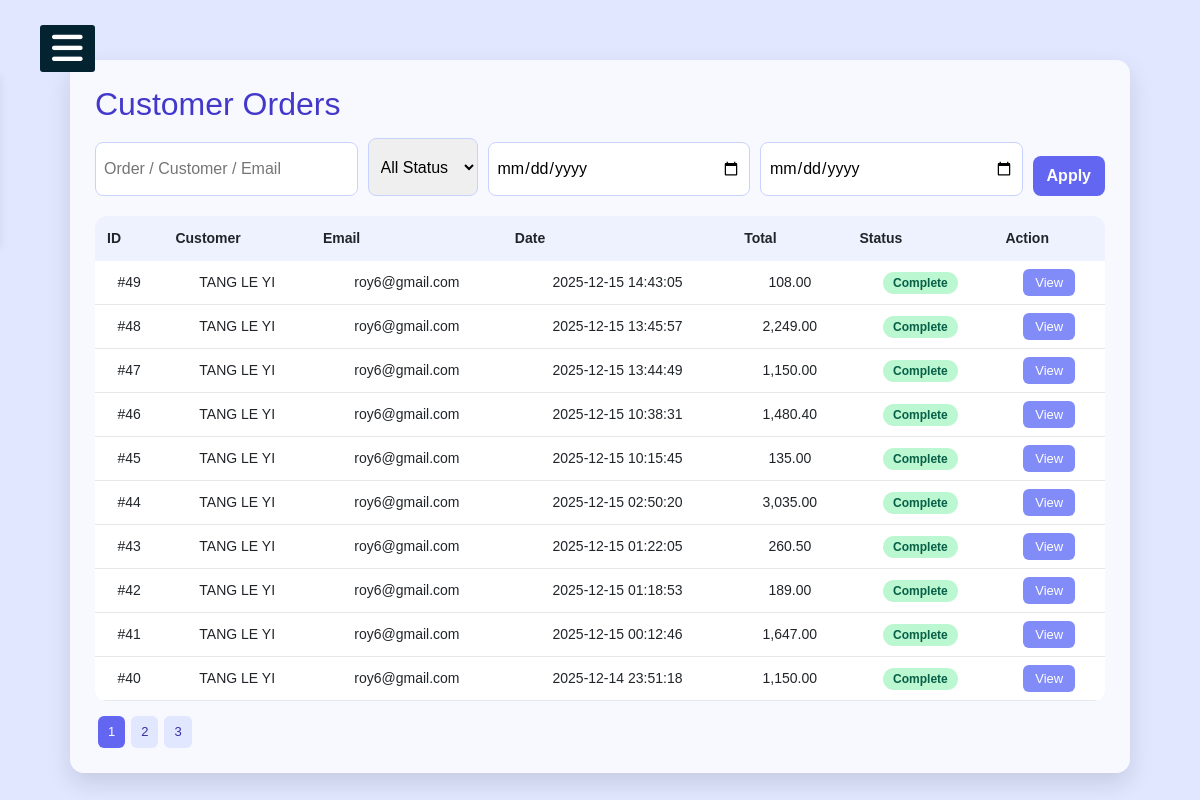
The page /admin/order_list.php (signed in) on the database its author committed.
### tables this page shows
CREATE TABLE `orders` (
  `orderID` int(11) NOT NULL,
  `userID` int(11) NOT NULL,
  `orderDate` datetime NOT NULL,
  `totalAmount` decimal(10,2) NOT NULL,
  `status` varchar(50) DEFAULT 'Pending'
);

CREATE TABLE `user` (
  `userID` int(10) NOT NULL,
  `fname` varchar(100) NOT NULL,
  `lname` varchar(100) NOT NULL,
  `email` varchar(100) NOT NULL,
  `phoneNo` varchar(50) NOT NULL,
  `userPhoto` varchar(100) NOT NULL,
  `password` varchar(255) NOT NULL,
  `reset_code` varchar(6) DEFAULT NULL,
  `reset_expiry` datetime DEFAULT NULL
);

### admin/order_list.php (the view, shortened to what this page needs)
<?php
require '../_base.php';
include 'admin_head.php';
$search = $_GET['search'] ?? '';
$status = $_GET['status'] ?? '';
$from   = $_GET['from'] ?? '';
$to     = $_GET['to'] ?? '';
$page   = max(1, intval($_GET['page'] ?? 1));
$limit  = 10;
$offset = ($page - 1) * $limit;
$where  = [];
$params = [];
$whereSQL = $where ? 'WHERE ' . implode(' AND ', $where) : '';
$countSQL = "
SELECT COUNT(*)
FROM orders o
JOIN user u ON o.userID = u.userID
$whereSQL
";
$stmt = $_db->prepare($countSQL);
$stmt->execute($params);
$totalRows = $stmt->fetchColumn();
$totalPages = ceil($totalRows / $limit);
$sql = "
SELECT o.orderID, o.orderDate, o.totalAmount, o.status,
       u.fname, u.lname, u.email
FROM orders o
JOIN user u ON o.userID = u.userID
$whereSQL
ORDER BY o.orderDate DESC
LIMIT $limit OFFSET $offset
";
$stmt = $_db->prepare($sql);
$stmt->execute($params);
$orders = $stmt->fetchAll(PDO::FETCH_OBJ);
?>
<!DOCTYPE html>
<html>
<head>
</head>
<body>
    <section>
<div class="page-wrap">
<div class="order-card">
<h2>Customer Orders</h2>
<form class="filter-box" method="get">
    <input type="text" name="search" placeholder="Order / Customer / Email" value="<?= htmlspecialchars($search) ?>">
    <select name="status">
        <option value="">All Status</option>
    </select>
    <input type="date" name="from" value="<?= $from ?>">
    <input type="date" name="to" value="<?= $to ?>">
    <button>Apply</button>
</form>
<table class="order-table">
<thead>
<tr>
    <th>ID</th>
    <th>Customer</th>
    <th>Email</th>
    <th>Date</th>
    <th>Total</th>
    <th>Status</th>
    <th>Action</th>
</tr>
</thead>
<tbody>
<?php foreach ($orders as $o): ?>
<tr>
    <td data-label="Order ID">#<?= $o->orderID ?></td>
    <td data-label="Customer"><?= $o->fname ?> <?= $o->lname ?></td>
    <td data-label="Email"><?= $o->email ?></td>
    <td data-label="Date"><?= $o->orderDate ?></td>
    <td data-label="Total"><?= number_format($o->totalAmount,2) ?></td>
    <td data-label="Status">
        <span class="status <?= strtolower($o->status) ?>">
            <?= $o->status ?>
        </span>
    </td>
    <td data-label="Action">
        <a class="view-btn" href="order_detail.php?id=<?= $o->orderID ?>">View</a>
    </td>
</tr>
<?php endforeach; ?>
    </tbody>
        </table>
            <div class="pagination">
            <?php for ($i=1; $i<=$totalPages; $i++): ?>
                <a class="<?= $i==$page ? 'active':'' ?>"
                href="?page=<?= $i ?>&search=<?= urlencode($search) ?>&status=<?= $status ?>&from=<?= $from ?>&to=<?= $to ?>">
                <?= $i ?>
            </a>
            <?php endfor; ?>
            </div>
</div>
</div>
</section>
</body>
</html>

### css/admin.css (style rules this page uses)
body { font-family: 'Roboto', sans-serif; background: linear-gradient(#e0e7ff, #e0e7ff); }
* { margin: 0; padding: 0; list-style: none; text-decoration: none; }
button { padding: 12px 23px; border: none; background: #693b9f; color: #fff; border-radius: 6px; cursor: pointer; font-weight: 600; transition: 0.2s; }
input { width: 100%; padding: 8px; margin-top: 4px; border-radius: 4px; border: 1px solid #ccc; }
button { margin-top: 18px; padding: 12px; background: #7b2ff7; color: #fff; border: none; border-radius: 5px; cursor: pointer; }

### admin/order_list.php (style rules this page uses)
body { font-family: Arial, sans-serif; min-height: 100vh; margin: 0; }
.page-wrap { max-width: 1100px; margin: 40px auto; padding: 20px; }
.order-card { background: rgba(255, 255, 255, 0.75); backdrop-filter: blur(8px); border-radius: 14px; padding: 25px; box-shadow: 0 10px 25px rgba(0,0,0,.12); }
h2 { margin-bottom: 15px; color: #4338ca; }
.filter-box { display:flex; gap:10px; margin-bottom:20px }
.filter-box input,.filter-box select { padding:8px; border-radius:8px; border:1px solid #c7d2fe }
.filter-box button { background:#6366f1; color:#fff; border:none; padding:8px 14px; border-radius:8px }
.order-table { width: 100%; border-collapse: collapse; background: #fff; border-radius: 12px; overflow: hidden; }
.order-table th { background: #eef2ff; padding: 12px; font-size: 14px; }
.order-table td { padding: 11px; font-size: 14px; border-bottom: 1px solid #e5e7eb; text-align: center; }
.status { padding: 4px 10px; border-radius: 12px; font-size: 12px; font-weight: bold; }
.status.complete { background: #bbf7d0; color: #065f46; }
.view-btn { padding: 6px 12px; background: #818cf8; color: white; border-radius: 6px; text-decoration: none; font-size: 13px; }
.pagination { margin-top: 15px; text-align: center; }
.pagination a { display: inline-block; padding: 6px 10px; margin: 0 3px; background: #e0e7ff; color: #3730a3; border-radius: 6px; text-decoration: none; font-size: 13px; }
.pagination a.active { background: #6366f1; color: white; }

### rows shown on the page
orders: orderID "49", userID.fname "TANG", userID.lname "LE YI", userID.email "roy6@gmail.com", orderDate "2025-12-15 14:43:05", totalAmount "108.00", status "Complete"
orders: orderID "48", userID.fname "TANG", userID.lname "LE YI", userID.email "roy6@gmail.com", orderDate "2025-12-15 13:45:57", totalAmount "2,249.00", status "Complete"
orders: orderID "47", userID.fname "TANG", userID.lname "LE YI", userID.email "roy6@gmail.com", orderDate "2025-12-15 13:44:49", totalAmount "1,150.00", status "Complete"
orders: orderID "46", userID.fname "TANG", userID.lname "LE YI", userID.email "roy6@gmail.com", orderDate "2025-12-15 10:38:31", totalAmount "1,480.40", status "Complete"
orders: orderID "45", userID.fname "TANG", userID.lname "LE YI", userID.email "roy6@gmail.com", orderDate "2025-12-15 10:15:45", totalAmount "135.00", status "Complete"
orders: orderID "44", userID.fname "TANG", userID.lname "LE YI", userID.email "roy6@gmail.com", orderDate "2025-12-15 02:50:20", totalAmount "3,035.00", status "Complete"
orders: orderID "43", userID.fname "TANG", userID.lname "LE YI", userID.email "roy6@gmail.com", orderDate "2025-12-15 01:22:05", totalAmount "260.50", status "Complete"
orders: orderID "42", userID.fname "TANG", userID.lname "LE YI", userID.email "roy6@gmail.com", orderDate "2025-12-15 01:18:53", totalAmount "189.00", status "Complete"
orders: orderID "41", userID.fname "TANG", userID.lname "LE YI", userID.email "roy6@gmail.com", orderDate "2025-12-15 00:12:46", totalAmount "1,647.00", status "Complete"
orders: orderID "40", userID.fname "TANG", userID.lname "LE YI", userID.email "roy6@gmail.com", orderDate "2025-12-14 23:51:18", totalAmount "1,150.00", status "Complete"
